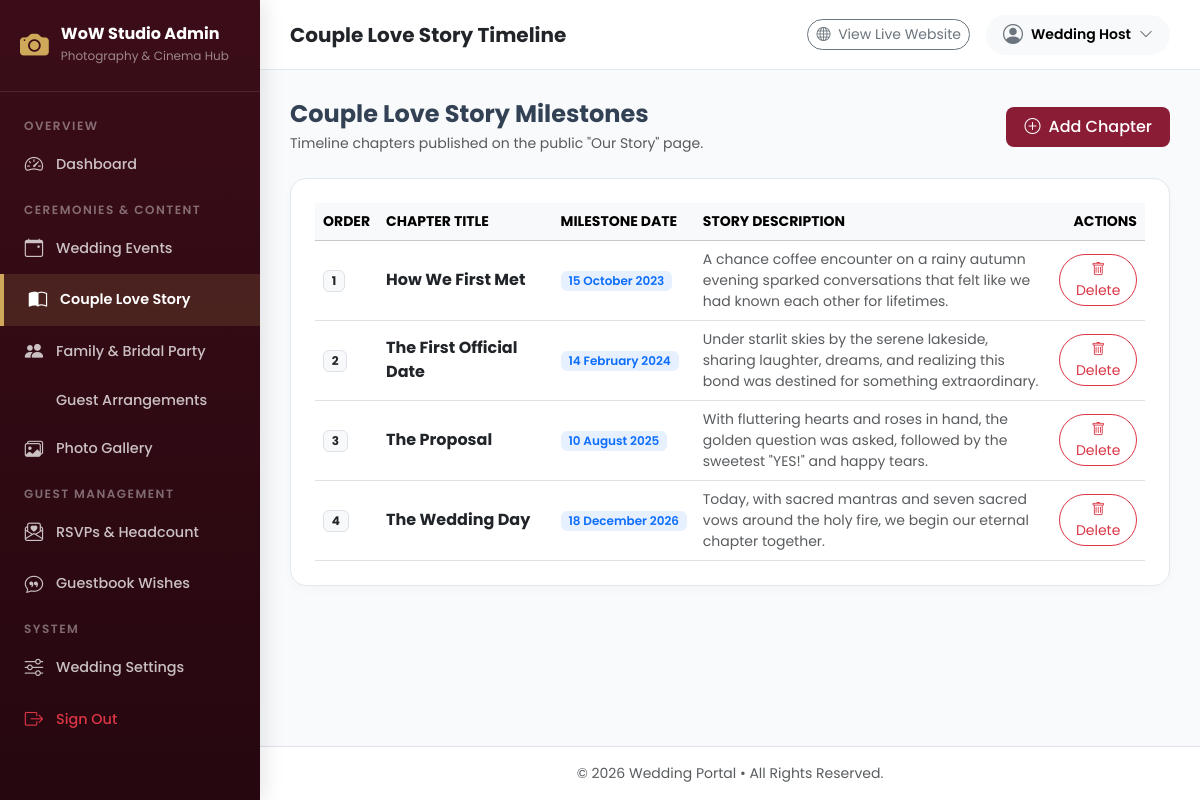
The page /admin/index.php?module=story (signed in) on the database its author committed.
### tables this page shows
CREATE TABLE IF NOT EXISTS `couple_story` (
    `id` INT AUTO_INCREMENT PRIMARY KEY,
    `title` VARCHAR(200) NOT NULL,
    `story_date` VARCHAR(100) NOT NULL,
    `description` TEXT NOT NULL,
    `image` VARCHAR(255) NULL,
    `order_num` INT DEFAULT 0,
    `created_at` TIMESTAMP DEFAULT CURRENT_TIMESTAMP
);

### admin/view/story/html/index.php (the view, shortened to what this page needs)
<?php
$db = \Config\Database::connect();
$stories = $db->query("SELECT * FROM couple_story ORDER BY order_num ASC, id ASC")->fetchAll();
?>
<div class="d-flex justify-content-between align-items-center mb-4">
    <div>
        <h4 class="fw-bold mb-1">Couple Love Story Milestones</h4>
        <p class="text-muted small mb-0">Timeline chapters published on the public "Our Story" page.</p>
    </div>
    <button class="btn btn-brand" data-bs-toggle="modal" data-bs-target="#addStoryModal">
        <i class="bi bi-plus-circle me-1"></i> Add Chapter
    </button>
</div>
<div class="table-card p-4">
    <div class="table-responsive">
        <table class="table table-hover align-middle mb-0">
            <thead class="table-light small text-uppercase text-muted">
                <tr>
                    <th>Order</th>
                    <th>Chapter Title</th>
                    <th>Milestone Date</th>
                    <th>Story Description</th>
                    <th class="text-end">Actions</th>
                </tr>
            </thead>
            <tbody>
                <?php if (empty($stories)): ?>
                    <tr><td colspan="5" class="text-center py-4 text-muted">No story chapters added yet.</td></tr>
                <?php else: ?>
                    <?php foreach ($stories as $st): ?>
                        <tr>
                            <td><span class="badge bg-light text-dark border"><?= (int)$st['order_num'] ?></span></td>
                            <td class="fw-bold text-dark"><?= htmlspecialchars($st['title']) ?></td>
                            <td><span class="badge bg-primary bg-opacity-10 text-primary fw-semibold"><?= htmlspecialchars($st['story_date']) ?></span></td>
                            <td class="small text-muted" style="max-width: 400px;"><?= nl2br(htmlspecialchars($st['description'])) ?></td>
                            <td class="text-end">
                                <a href="index.php?module=story&delete_id=<?= $st['id'] ?>" class="btn btn-outline-danger btn-sm rounded-pill" onclick="return confirm('Delete this chapter?');">
                                    <i class="bi bi-trash"></i> Delete
                                </a>
                            </td>
                        </tr>
                    <?php endforeach; ?>
                <?php endif; ?>
            </tbody>
        </table>
    </div>
</div>

### admin/layout/header.php (style rules this page uses)
:root { --sidebar-width: 260px; --brand-dark: #3b0d18; --brand-accent: #8b1c36; --brand-gold: #cfa859; --bg-light: #f8fafc; }
body { font-family: 'Poppins', sans-serif; background-color: var(--bg-light); color: #334155; min-height: 100vh; }
.table-card { background: #ffffff; border-radius: 16px; border: 1px solid #e2e8f0; overflow: hidden; box-shadow: 0 4px 12px rgba(0, 0, 0, 0.02); }
.btn-brand { background: var(--brand-accent); color: #ffffff; border: none; padding: 8px 18px; border-radius: 8px; font-weight: 500; transition: all 0.2s; }

### rows shown on the page
couple_story: order_num "1", title "How We First Met", story_date "15 October 2023", description "A chance coffee encounter on a rainy autumn evening sparked conversations that felt like we had known each other for lifetimes."
couple_story: order_num "2", title "The First Official Date", story_date "14 February 2024", description "Under starlit skies by the serene lakeside, sharing laughter, dreams, and realizing this bond was destined for something extraordinary."
couple_story: order_num "3", title "The Proposal", story_date "10 August 2025", description "With fluttering hearts and roses in hand, the golden question was asked, followed by the sweetest \"YES!\" and happy tears."
couple_story: order_num "4", title "The Wedding Day", story_date "18 December 2026", description "Today, with sacred mantras and seven sacred vows around the holy fire, we begin our eternal chapter together."

### other values the page prints
$pageTitle "Couple Love Story Timeline"
$adminUser['name'] "Wedding Host"
